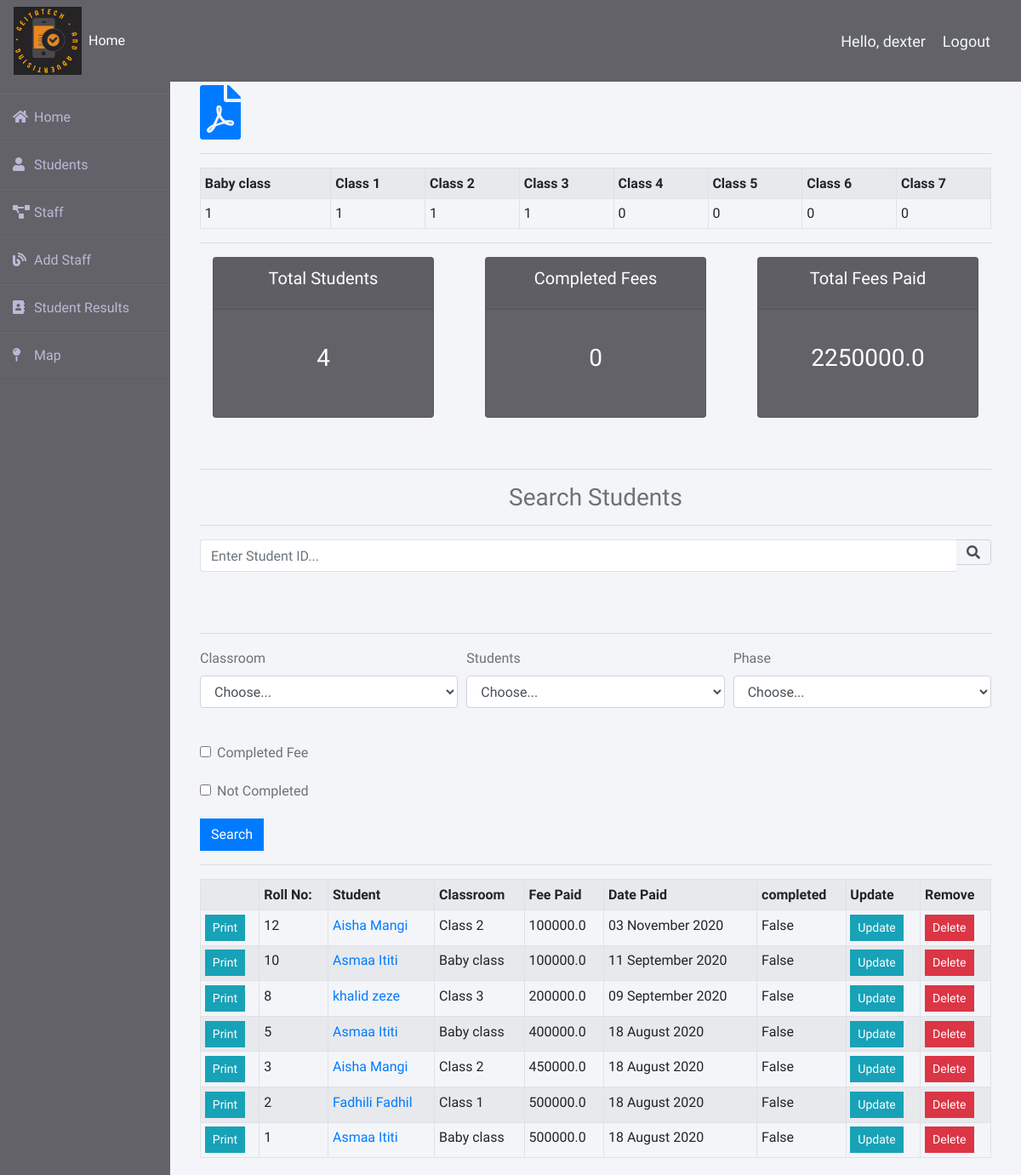
The app's page / (signed in) with its own data.
### website/models.py (models this page shows, shortened)
class Fee(models.Model):
    student = models.ForeignKey(Student, on_delete=models.CASCADE, null=True,)
    classroom = models.ForeignKey(Classroom, on_delete=models.CASCADE, null=True)
    school_fees = models.FloatField(default=1000000)
    paid_fees = models.FloatField(null=False)
    remaining_fees = models.FloatField(blank=True)
    completed = models.BooleanField(null=False, default=False)
    publish_date = models.DateTimeField(auto_now_add=True)
    phase = models.ForeignKey(Phase, on_delete=models.CASCADE, null=True, blank=True)

class Student(models.Model):
    GENDER =(
        (None, 'Choose gender'),
        ('Male', 'Male'),
        ('Female', 'Female'),
        )
    user = models.OneToOneField(User, null=True, blank=True, on_delete=models.CASCADE)
    name = models.CharField(max_length=200, null=True)
    classroom = models.ForeignKey('Classroom', on_delete=models.DO_NOTHING,null=True)
    phone_number = PhoneNumberField(null=True)
    gender = models.CharField(max_length=50, null=True, choices=GENDER)
    location = models.CharField(max_length=50, blank=True)
    profile_pic = models.ImageField(default='default.png',upload_to='profile_pics', null=True, blank=True)
    reports = models.FileField(upload_to='reports', null=True)
    results = models.FileField(upload_to='results', blank=True)
    publish_date = models.DateTimeField(auto_now_add=True)
    def __str__(self):
        return str(self.name)

class Classroom(models.Model):
    CLASSES = (
        (None, 'Select Class'),
        ('Baby class', 'Baby class'),
        ('Class 1', 'class 1'),
        ('Class 2', 'class 2'),
        ('Class 3', 'class 3'),
        ('Class 4', 'class 4'),
        ('Class 5', 'class 5'),
        ('Class 6', 'class 6'),
        ('Class 7', 'class 7'),
    )
    name = models.CharField(max_length=40, choices=CLASSES, blank=True, null=True)
    def __str__(self):
        return str(self.name)

### website/decorators.py (the view)
    def wrapper_function(request, *args, **kwargs):
        group = None
        if request.user.groups.exists():
                group = request.user.groups.all()[0].name
        if group =='student':
            return redirect('user-page')
        if group == 'admin':
            return view_func(request, *args, **kwargs)

### website/forms.py
class StudentFeeSearchForm(forms.ModelForm):
    class Meta:
        model = Fee
        fields = ['student']

### website/models.py (called while the page is built)
    def __str__(self):
        return str(self.name)

### website/views.py (called while the page is built)
def is_valid_queryparam(param):
    return param != '' and param is not None

### website/templates/website/home.html (shortened to what this page needs)
{% extends 'website/main.html' %}
{% load crispy_forms_tags %}
{% block content %}
<main role="main" class="container">
  <a href="{% url 'pdf' %}">
    <i class="fas fa-file-pdf fa-4x">
    </i>
  </a>
  <hr>
  <div class="table-responsive-sm">
    <table class="table table-sm table-striped table-bordered">
      <tr>
        <th>Baby class</th>
        <th>Class 1</th>
        <th>Class 2</th>
        <th>Class 3</th>
        <th>Class 4</th>
        <th>Class 5</th>
        <th>Class 6</th>
        <th>Class 7</th>
      </tr>
      <tr>
        <td>{{baby_class}}</td>
        <td>{{class1}}</td>
        <td>{{class2}}</td>
        <td>{{class3}}</td>
        <td>{{class4}}</td>
        <td>{{class5}}</td>
        <td>{{class6}}</td>
        <td>{{class7}}</td>
      </tr>
    </table>
    <hr>
<div class="row">
	<div class="col">
		<div class="col-md">
			<div class="card text-center text-white  mb-3" id="total_students">
			  	<div class="card-header">
			  		<h5 class="card-title">Total Students</h5>
			  	</div>
			  	<div class="card-body">
			    	<h3 class="card-title">{{total_students}}</h3>
			  	</div>
			</div>
		</div>
  </div>
  <div class="col">
		<div class="col-md">
			<div class="card text-center text-white  mb-3" id="fees_completed">
			  	<div class="card-header">
			  		<h5 class="card-title">Completed Fees</h5>
			  	</div>
			  	<div class="card-body">
			    	<h3 class="card-title">{{fees_completed}}</h3>
			  	</div>
			</div>
		</div>
  </div>
	<div class="col">
		<div class="col-md">
			<div class="card text-center text-white  mb-3" id="total_fees_paid">
			  	<div class="card-header">
			  		<h5 class="card-title">Total Fees Paid</h5>
			  	</div>
			  	<div class="card-body">
			    	<h3 class="card-title">{{total_fees_paid}}</h3>
			  	</div>
			</div>
		</div>
	</div>
</div>
<hr>
    <h3 style="text-align: center;">Search Students</h3>
    <hr>
    <form method="GET" action=".">
      <div class="form-row">
          <div class="form-group col-12">
              <div class="input-group">
                  <input class="form-control py-2 border-right-0 border" type="search" name="student_contains" placeholder="Enter Student ID..." />
                  <span class="input-group-append">
                      <div class="input-group-text bg-transparent">
                          <i class="fa fa-search"></i>
                      </div>
                  </span>
              </div>
          </div>
      </div>
      <hr>
        <div class="form-row">
        <div class="form-group col-md-4">
          <label for="category">Classroom</label>
          <select id="category" class="form-control" name="classroom">
            <option selected>Choose...</option>
          </select>
        </div>
      <div class="form-group col-md-4">
        <label for="student">Students</label>
        <select id="student" class="form-control" name="student">
          <option selected>Choose...</option>
        </select>
      </div>
      <div class="form-group col-md-4">
        <label for="phase">Phase</label>
        <select id="phase" class="form-control" name="phase">
          <option selected>Choose...</option>
        </select>
      </div>
      </div>
      <div class="form-group">
        <div class="form-check">
          <input class="form-check-input" type="checkbox" id="completed" name="completed">
          <label class="form-check-label" for="completed">
            Completed Fee
          </label>
        </div>
      </div>
      <div class="form-group">
        <div class="form-check">
          <input class="form-check-input" type="checkbox" id="notCompleted" name="notCompleted">
          <label class="form-check-label" for="notCompleted">
            Not Completed
          </label>
        </div>
      </div>
      <button type="submit" class="btn btn-primary">Search</button>
    </form>
    <hr />
      <div class="table-responsive-sm">
			<table class="table table-sm table-striped table-bordered">
				<tr>
          <th></th>
          <th>Roll No:</th>
          <th>Student</th>
          <th>Classroom</th>
          <th>Fee Paid</th>
					<th>Date Paid</th>
					<th>completed</th>
					<th>Update</th>
					<th>Remove</th>
				</tr>
				{% for fee in queryset %}
				<tr>
          <td><a class="btn btn-sm btn-info" href="{% url 'pdf-detail' fee.id  %}">Print</a></td>
          <td>{{fee.id}}</td>
          <td><a href="{% url 'fee-detail' fee.id %}">{{fee.student}}</a></td>
          <td>{{fee.classroom}}</td>
          <td>{{fee.paid_fees}}</td>
					<td>{{fee.publish_date|date:'d F Y'}}</td>
					<td>{{fee.completed}}</td>
					<td><a class="btn btn-sm btn-info" href="{% url 'update_fee' fee.id %}">Update</a></td>
					<td><a  class="btn btn-sm btn-danger" href="{% url 'delete_fee' fee.id %}">Delete</a></td>
				</tr>
				{% endfor %}
			</table>
{% endblock %}

### website/templates/website/main.html (shortened to what this page needs)
{% load static %}
<!DOCTYPE html>
<html lang="en">
<head>
    <link rel="stylesheet" href="https://stackpath.bootstrapcdn.com/bootstrap/4.5.2/css/bootstrap.min.css">
    <link rel="stylesheet" href="{% static 'website/main.css' %}">
    <link rel="stylesheet" href="{% static 'website/main.js' %}">
    <link rel="stylesheet" href="https://use.fontawesome.com/releases/v5.8.1/css/all.css">
</head>
<body>
<div class="wrapper">
    <div class="sidebar">
        <div class="toggle-btn" onclick="toggleSidebar()">
        <ul>
            <li><a href="{% url 'home' %}"><i class="fas fa-home"></i>Home</a></li>
            <li><a href="{% url 'students' %}"><i class="fas fa-user"></i>Students</a></li>
            <li><a href="{% url 'teachers' %}"><i class="fas fa-project-diagram"></i>Staff</a></li>
            <li><a href="{% url 'staff' %}"><i class="fas fa-blog"></i>Add Staff</a></li>
            <li><a href="#"><i class="fas fa-address-book"></i>Student Results</a></li>
            <li><a href="#"><i class="fas fa-map-pin"></i>Map</a></li>
        </ul>
    </div>
    </div>
    <div class="main_content">
        {% load static %}
<nav class="navbar navbar-expand-lg fixed-top">
    <div class="logo">
        <a href="{% url 'home' %}">
          <img class="circular" src="/media/profile_pics/mylogo.gif" width="80" height="80">
        </a>
      </div>
    <div class="collapse navbar-collapse" id="navbarNav">
      <ul class="navbar-nav">
        {% if request.user.is_staff %}
        <li class="nav-item active">
          <a class="nav-link text-white" href="#">Home</a>
        </li>
        <br>
        {% else %}
        <li id="nav-item">
          <a id="nav-link text-white" href="{% url 'account' %}">Settings</a>
        </li>
        {% endif %}
      </ul>
    </div>
    <span class='hello-msg'>Hello, {{request.user}}</span>
    <span><a class="hello-msg" href="{% url 'logout' %}"">Logout</a></span>
  </nav>
        <div class="info">
          {% block content %}{% endblock %}
      </div>
    </div>
</div>
</body>
</html>

### website/static/website/main.css (style rules this page uses)
* { margin: 0; padding: 0; box-sizing: border-box; list-style: none; text-decoration: none; font-family: 'Josefin Sans', sans-serif; }
body { background-color: #f3f5f9; margin-top: 5rem; }
.wrapper { display: flex; position: relative; }
.wrapper .sidebar { width: 200px; height: 100%; background: #636268; padding: 30px 0px; position: fixed; }
.wrapper .sidebar ul li { padding: 15px; border-bottom: 1px solid #bdb8d7; border-bottom: 1px solid rgba(0,0,0,0.05); border-top: 1px solid rgba(255,255,255,0.05); }
.wrapper .sidebar ul li a { color: #bdb8d7; display: block; }
.wrapper .sidebar ul li a .fas { width: 25px; }
.wrapper .main_content { width: 100%; margin-left: 200px; }
.wrapper .main_content .info { margin: 20px; color: #717171; line-height: 25px; }
.wrapper .main_content .info div { margin-bottom: 20px; }
.navbar { background-color: #636268; color: white; }
#total_students { background-color: #636268; color: white; }
#fees_completed { background-color: #636268; }
#total_fees_paid { background-color: #636268; }
.btn { border-radius: 0; }

### website/templates/website/main.html (style rules this page uses)
.hello-msg { color: aliceblue; font-size: 18px; margin-right: 20px; }

### records on screen
Fee: id "12", student "Aisha Mangi", classroom "Class 2", paid_fees "100000.0", publish_date "03 November 2020", completed "False"
Fee: id "10", student "Asmaa Ititi", classroom "Baby class", paid_fees "100000.0", publish_date "11 September 2020", completed "False"
Fee: id "8", student "khalid zeze", classroom "Class 3", paid_fees "200000.0", publish_date "09 September 2020", completed "False"
Fee: id "5", student "Asmaa Ititi", classroom "Baby class", paid_fees "400000.0", publish_date "18 August 2020", completed "False"
Fee: id "3", student "Aisha Mangi", classroom "Class 2", paid_fees "450000.0", publish_date "18 August 2020", completed "False"
Fee: id "2", student "Fadhili Fadhil", classroom "Class 1", paid_fees "500000.0", publish_date "18 August 2020", completed "False"
Fee: id "1", student "Asmaa Ititi", classroom "Baby class", paid_fees "500000.0", publish_date "18 August 2020", completed "False"

### other values on screen
{{ request.user }} "dexter"
{{ baby_class }} "1"
{{ class1 }} "1"
{{ class2 }} "1"
{{ class3 }} "1"
{{ class4 }} "0"
{{ class5 }} "0"
{{ class6 }} "0"
{{ class7 }} "0"
{{ total_students }} "4"
{{ fees_completed }} "0"
{{ total_fees_paid }} "2250000.0"
